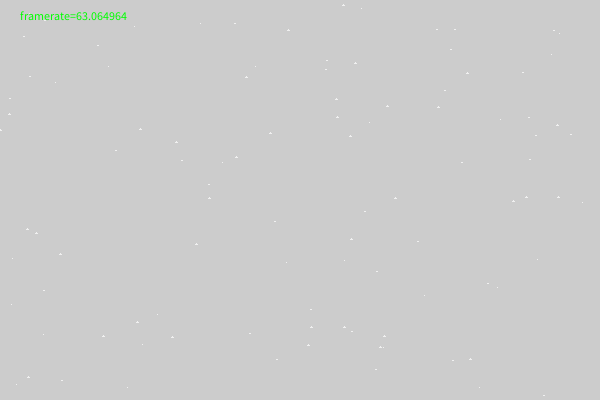
Frame 1 (no input)
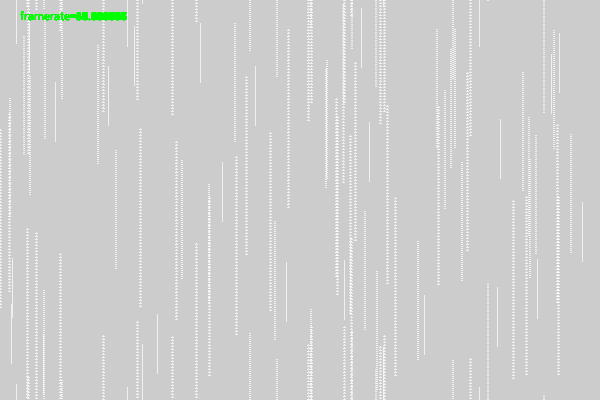
Frame 60 (the mouse pressed at the canvas centre just before this capture)
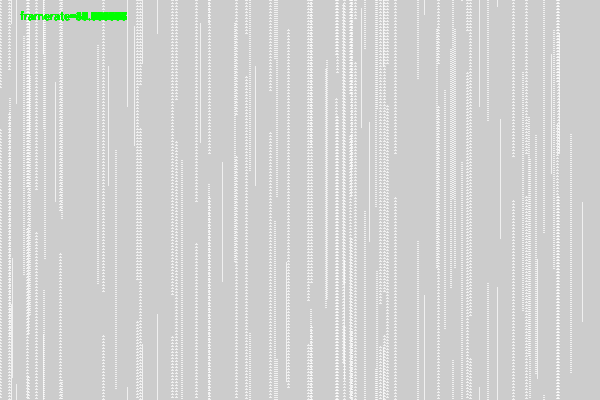
Frame 120 (the mouse held since frame 60 and released just before this capture)

The Processing sketch that drew these frames (run headless with seeded random() and noise(); from frame 60 on, the mouse is pressed at the canvas centre):

// Processing sketch: sterren_final
// ── sterren_final.pde
class Star {
  int _x;
  int _y;
  int _siz;
  
  Star() {
    _x = (int)random(width);
    _y = (int)random(height);
    _siz = (int)random(3) + 1;
  }
  
  void update() {
    final int velocity = _siz;    
    _y += velocity;
    if (_y >= height) {
      _y = 0;
    }
    _draw();
  }
  
  void _draw() {
    switch (_siz) {
    case 3:
      point(_x - 1, _y);
      point(_x, _y - 1);
    case 2:
      point(_x + 1, _y);
    case 1:
      point(_x, _y);
    }
  }
}

class Stars {
  Star _stars[];
  
  Stars() {
    final int count = 100;
    _stars = new Star[count];
    for (int i = 0; i < _stars.length; ++i) {
      _stars[i] = new Star();
    }
  }
  
  void update() {
    stroke(255);
    for (int i = 0; i < _stars.length; ++i) {
      _stars[i].update();
    }
  }
}


Stars stars;

void setup()
{
  size(600, 400);
  stars = new Stars();
}

void draw()
{
  fill(0);
  clear();
  
  stars.update();
  
  fill(0, 255, 0);
  text("framerate=" + frameRate, 20, 20);
}
